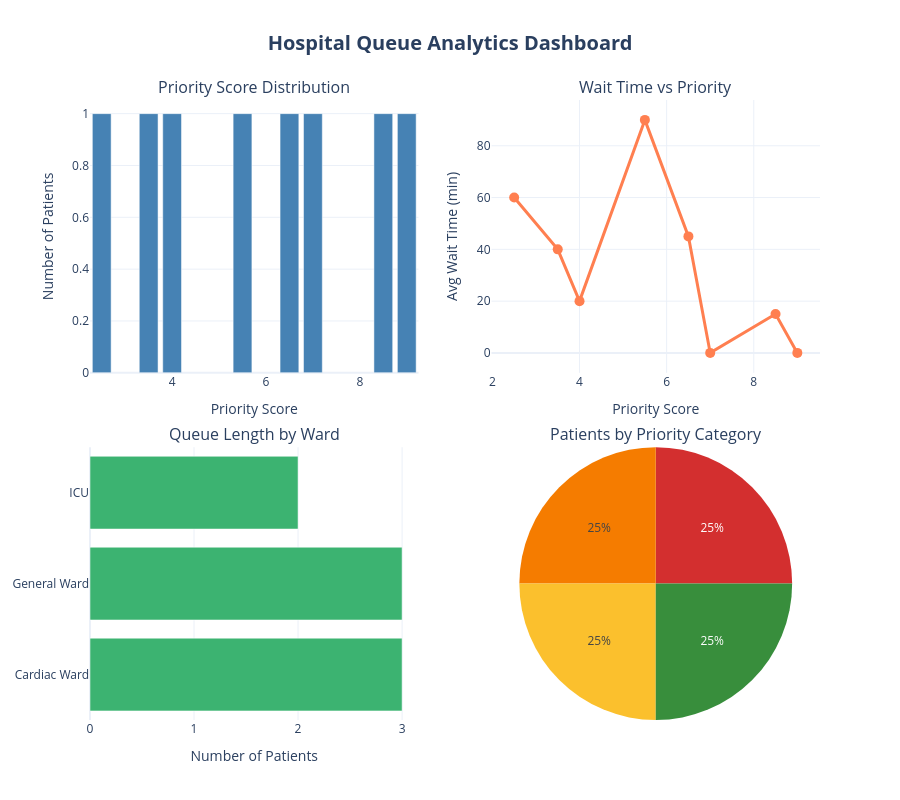

Notebook code cell kept with this figure:
### Code cell
import plotly.graph_objects as go
import plotly.express as px
from plotly.subplots import make_subplots

def visualize_queue_analytics_interactive():
    """
    Create INTERACTIVE visualizations using Plotly
    """
    cursor = conn.cursor(dictionary=True)

    cursor.execute("""
        SELECT 
            pa.patient_id,
            pa.priority_score,
            pa.queue_position,
            pa.estimated_wait_time,
            pa.status,
            w.ward_name
        FROM patient_assignments pa
        JOIN wards w ON pa.ward_id = w.ward_id
        WHERE pa.queue_position IS NOT NULL
        ORDER BY pa.priority_score DESC
    """)
    
    queue_data = cursor.fetchall()
    
    if not queue_data:
        print("⚠️ No queue data yet. Creating sample visualization...")
        queue_data = [
            {'patient_id': 'P001', 'priority_score': 9.0, 'queue_position': 1, 
             'estimated_wait_time': 0, 'status': 'waiting', 'ward_name': 'ICU'},
            {'patient_id': 'P002', 'priority_score': 8.5, 'queue_position': 2, 
             'estimated_wait_time': 15, 'status': 'waiting', 'ward_name': 'ICU'},
            {'patient_id': 'P003', 'priority_score': 7.0, 'queue_position': 1, 
             'estimated_wait_time': 0, 'status': 'waiting', 'ward_name': 'Cardiac Ward'},
            {'patient_id': 'P004', 'priority_score': 6.5, 'queue_position': 2, 
             'estimated_wait_time': 45, 'status': 'waiting', 'ward_name': 'Cardiac Ward'},
            {'patient_id': 'P005', 'priority_score': 5.5, 'queue_position': 3, 
             'estimated_wait_time': 90, 'status': 'waiting', 'ward_name': 'Cardiac Ward'},
            {'patient_id': 'P006', 'priority_score': 4.0, 'queue_position': 1, 
             'estimated_wait_time': 20, 'status': 'waiting', 'ward_name': 'General Ward'},
            {'patient_id': 'P007', 'priority_score': 3.5, 'queue_position': 2, 
             'estimated_wait_time': 40, 'status': 'waiting', 'ward_name': 'General Ward'},
            {'patient_id': 'P008', 'priority_score': 2.5, 'queue_position': 3, 
             'estimated_wait_time': 60, 'status': 'waiting', 'ward_name': 'General Ward'},
        ]
    
    df_queue = pd.DataFrame(queue_data)

    fig = make_subplots(
        rows=2, cols=2,
        subplot_titles=('Priority Score Distribution', 
                       'Wait Time vs Priority',
                       'Queue Length by Ward',
                       'Patients by Priority Category'),
        specs=[[{'type': 'bar'}, {'type': 'scatter'}],
               [{'type': 'bar'}, {'type': 'pie'}]],
        vertical_spacing=0.12,
        horizontal_spacing=0.1
    )
    
    # 1. Priority Score Distribution (Bar Chart)
    priority_counts = df_queue['priority_score'].value_counts().sort_index()
    fig.add_trace(
        go.Bar(
            x=priority_counts.index,
            y=priority_counts.values,
            name='Priority Distribution',
            marker_color='steelblue',
            hovertemplate='Priority: %{x}<br>Patients: %{y}<extra></extra>'
        ),
        row=1, col=1
    )
    
    # 2. Wait Time vs Priority (Scatter + Line)
    priority_wait = df_queue.groupby('priority_score').agg({
        'estimated_wait_time': 'mean',
        'patient_id': 'count'
    }).reset_index()
    
    fig.add_trace(
        go.Scatter(
            x=priority_wait['priority_score'],
            y=priority_wait['estimated_wait_time'],
            mode='lines+markers',
            name='Avg Wait Time',
            line=dict(color='coral', width=3),
            marker=dict(size=10),
            hovertemplate='Priority: %{x}<br>Wait Time: %{y} min<extra></extra>'
        ),
        row=1, col=2
    )
    
    # 3. Queue Length by Ward (Horizontal Bar)
    ward_counts = df_queue['ward_name'].value_counts()
    fig.add_trace(
        go.Bar(
            x=ward_counts.values,
            y=ward_counts.index,
            orientation='h',
            name='Ward Queue',
            marker_color='mediumseagreen',
            hovertemplate='%{y}<br>Patients: %{x}<extra></extra>'
        ),
        row=2, col=1
    )
    
    # 4. Priority Categories (Pie Chart)
    def priority_category(score):
        if score >= 8:
            return 'Critical (8-10)'
        elif score >= 6:
            return 'High (6-7.9)'
        elif score >= 4:
            return 'Medium (4-5.9)'
        else:
            return 'Low (1-3.9)'
    
    df_queue['category'] = df_queue['priority_score'].apply(priority_category)
    category_counts = df_queue['category'].value_counts()
    
    colors = ['#d32f2f', '#f57c00', '#fbc02d', '#388e3c']
    fig.add_trace(
        go.Pie(
            labels=category_counts.index,
            values=category_counts.values,
            marker=dict(colors=colors),
            hovertemplate='%{label}<br>%{value} patients (%{percent})<extra></extra>'
        ),
        row=2, col=2
    )

    fig.update_layout(
        title_text="<b>Hospital Queue Analytics Dashboard</b>",
        title_font_size=20,
        title_x=0.5,
        showlegend=False,
        height=800,
        template='plotly_white'
    )
    
    fig.update_xaxes(title_text="Priority Score", row=1, col=1)
    fig.update_yaxes(title_text="Number of Patients", row=1, col=1)
    
    fig.update_xaxes(title_text="Priority Score", row=1, col=2)
    fig.update_yaxes(title_text="Avg Wait Time (min)", row=1, col=2)
    
    fig.update_xaxes(title_text="Number of Patients", row=2, col=1)
    
    fig.show()
    
    print("✅ Interactive visualizations created!")
    print(f"📊 Total patients in queue: {len(df_queue)}")
    print(f"⏱️  Average wait time: {df_queue['estimated_wait_time'].mean():.1f} minutes")
    print(f"🔥 Highest priority: {df_queue['priority_score'].max()}")
    
    return fig

fig = visualize_queue_analytics_interactive()

### Figure 1 — Plotly figure (JSON) as saved in the notebook; plotly's stock layout.template omitted (floating-point values rounded to 4 significant figures)
{"data": [{"hovertemplate": "Priority: %{x}<br>Patients: %{y}<extra></extra>", "marker": {"color": "steelblue"}, "name": "Priority Distribution", "type": "bar", "x": [2.5, 3.5, 4.0, 5.5, 6.5, 7.0, 8.5, 9.0], "xaxis": "x", "y": [1, 1, 1, 1, 1, 1, 1, 1], "yaxis": "y"}, {"hovertemplate": "Priority: %{x}<br>Wait Time: %{y} min<extra></extra>", "line": {"color": "coral", "width": 3}, "marker": {"size": 10}, "mode": "lines+markers", "name": "Avg Wait Time", "type": "scatter", "x": [2.5, 3.5, 4.0, 5.5, 6.5, 7.0, 8.5, 9.0], "xaxis": "x2", "y": [60.0, 40.0, 20.0, 90.0, 45.0, 0.0, 15.0, 0.0], "yaxis": "y2"}, {"hovertemplate": "%{y}<br>Patients: %{x}<extra></extra>", "marker": {"color": "mediumseagreen"}, "name": "Ward Queue", "orientation": "h", "type": "bar", "x": [3, 3, 2], "xaxis": "x3", "y": ["Cardiac Ward", "General Ward", "ICU"], "yaxis": "y3"}, {"domain": {"x": [0.55, 1], "y": [0, 0.44]}, "hovertemplate": "%{label}<br>%{value} patients (%{percent})<extra></extra>", "labels": ["Critical (8-10)", "High (6-7.9)", "Medium (4-5.9)", "Low (1-3.9)"], "marker": {"colors": ["#d32f2f", "#f57c00", "#fbc02d", "#388e3c"]}, "type": "pie", "values": [2, 2, 2, 2]}], "layout": {"annotations": [{"font": {"size": 16}, "showarrow": false, "text": "Priority Score Distribution", "x": 0.225, "xanchor": "center", "xref": "paper", "y": 1, "yanchor": "bottom", "yref": "paper"}, {"font": {"size": 16}, "showarrow": false, "text": "Wait Time vs Priority", "x": 0.775, "xanchor": "center", "xref": "paper", "y": 1, "yanchor": "bottom", "yref": "paper"}, {"font": {"size": 16}, "showarrow": false, "text": "Queue Length by Ward", "x": 0.225, "xanchor": "center", "xref": "paper", "y": 0.44, "yanchor": "bottom", "yref": "paper"}, {"font": {"size": 16}, "showarrow": false, "text": "Patients by Priority Category", "x": 0.775, "xanchor": "center", "xref": "paper", "y": 0.44, "yanchor": "bottom", "yref": "paper"}], "height": 800, "showlegend": false, "title": {"font": {"size": 20}, "text": "<b>Hospital Queue Analytics Dashboard</b>", "x": 0.5}, "xaxis": {"anchor": "y", "domain": [0, 0.45], "title": {"text": "Priority Score"}}, "xaxis2": {"anchor": "y2", "domain": [0.55, 1], "title": {"text": "Priority Score"}}, "xaxis3": {"anchor": "y3", "domain": [0, 0.45], "title": {"text": "Number of Patients"}}, "yaxis": {"anchor": "x", "domain": [0.56, 1], "title": {"text": "Number of Patients"}}, "yaxis2": {"anchor": "x2", "domain": [0.56, 1], "title": {"text": "Avg Wait Time (min)"}}, "yaxis3": {"anchor": "x3", "domain": [0, 0.44]}}}
